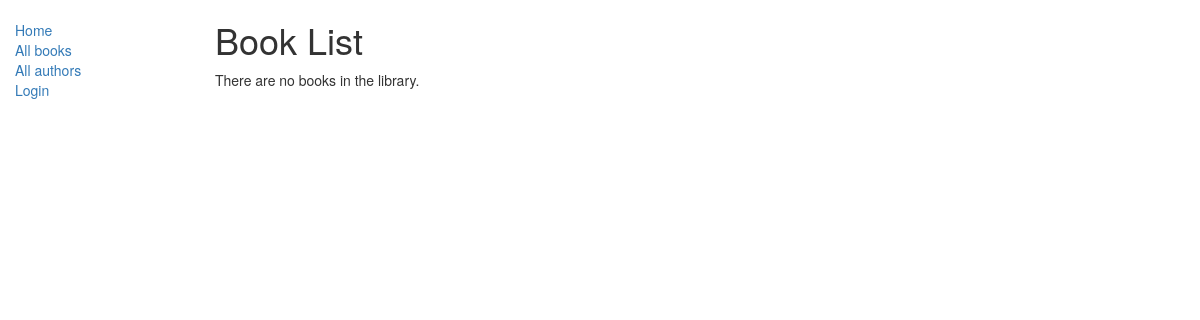
Page /catalog/books/ on the earlier database version.
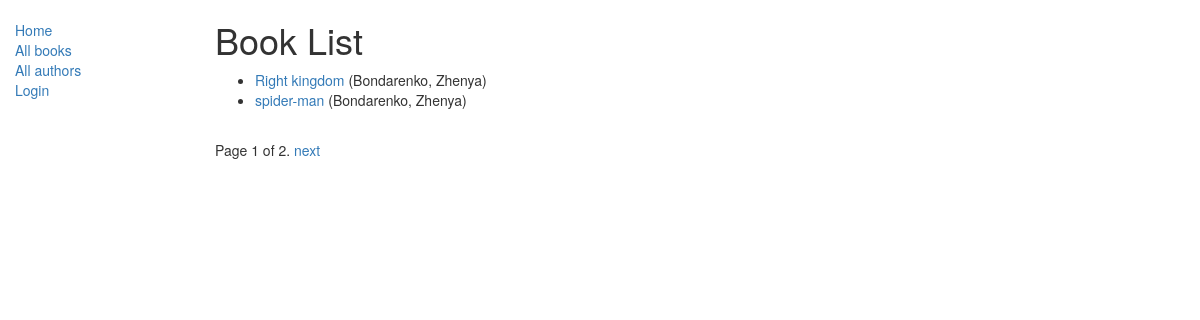
Same page on the later database version.
### catalog/models.py (models this page shows, shortened)
class Book(models.Model):
    title = models.CharField(max_length=200)
    author = models.ForeignKey('Author', on_delete=models.SET_NULL, null=True)
    summary = models.TextField(max_length=1000, help_text='Enter a brief description of the book')
    isbn = models.CharField('ISBN', max_length=13,
                            help_text='13 Character <a href="https://www.isbn-international.org/content/what-isbn'
                                      '">ISBN number</a>')
    genre = models.ManyToManyField(Genre, help_text='Select a genre for this book')
    language = models.ForeignKey('Language', on_delete=models.SET_NULL, null=True)
    def get_absolute_url(self):
        return reverse('book-detail', args=[str(self.id)])
    def display_genre(self):
        return ', '.join([genre.name for genre in self.genre.all()[:3]])
    display_genre.short_description = 'Genre'

class Author(models.Model):
    first_name = models.CharField(max_length=100)
    last_name = models.CharField(max_length=100)
    date_of_birth = models.DateField(null=True, blank=True)
    date_of_death = models.DateField('Died', null=True, blank=True)
    def __str__(self):
        return f'{self.first_name}, {self.last_name}'

### catalog/views.py (the view)
class BookListView(generic.ListView):
    model = Book
    paginate_by = 2

### catalog/templates/catalog/book_list.html (shortened to what this page needs)
{% extends 'base_generic.html' %}
{% block content %}
    <h1>Book List</h1>
    {% if book_list %}
    <ul>
        {% for book in book_list %}
        <li><a href="{{ book.get_absolute_url }}">{{ book.title }}</a> ({{ book.author }})</li>
        {% endfor %}
    </ul>
    {% else %}
        <p>There are no books in the library.</p>
    {% endif %}
{% endblock %}

Differences in the rows shown:
added Book: title "Right kingdom", author "Bondarenko, Zhenya"
added Book: title "spider-man", author "Bondarenko, Zhenya"
Other differences:
{{ page_obj.number }}: (not shown) → "1"
{{ page_obj.paginator.num_pages }}: (not shown) → "2"
text no longer shown: "There are no books in the library."
text now shown: "Page of . next"
